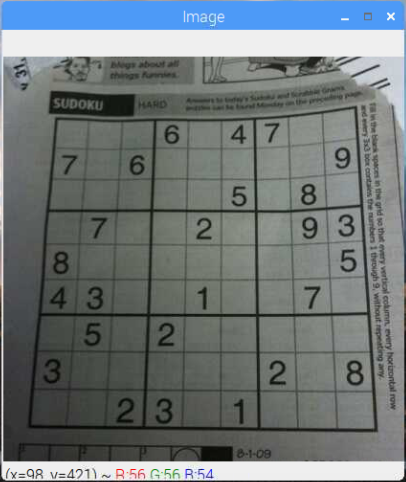
#> input picture assignment1-img&vid-manipulations/sudoku.png, 406 x 482 px
$ python assignment1-geometric-transformations.py
#> lines starting #> are read from the running program, lines starting #| are printed output that depends on the picture
import numpy as np
import cv2 as cv
import matplotlib.pyplot as plt


img = cv.imread('sudoku.png')
#> img is the input picture: shape (482, 406, 3); mean B, G, R 121.1, 119.3, 111.4
assert img is not None, "file could not be read, check with os.path.exists()"
rows, cols, ch = img.shape
#> rows = 482; cols = 406; ch = 3


# Scaling
scaled_img = cv.resize(img, None, fx=2, fy=2, interpolation=cv.INTER_CUBIC)

# OR

height, width = img.shape[:2]
#> height = 482; width = 406
scaled_img = cv.resize(img, (3*width, 2*height), interpolation=cv.INTER_CUBIC)
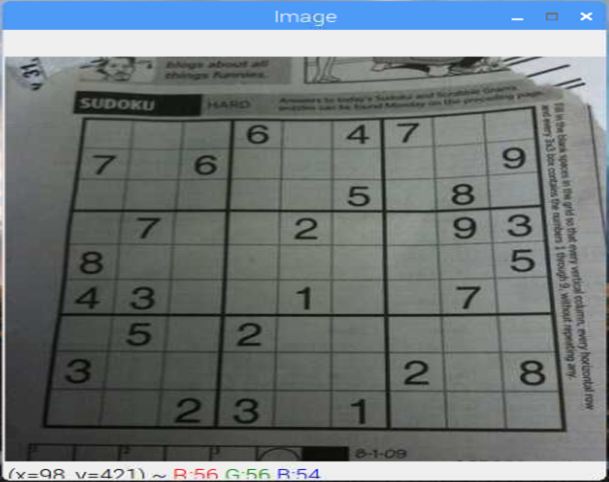
#> scaled_img: shape (964, 1218, 3) (shown at 1/2 size); mean B, G, R 121.1, 119.3, 111.4


# Translation
M = np.float32([[1, 0, 100], [0, 1, 50]])
translated_img = cv.warpAffine(img, M, (cols, rows))
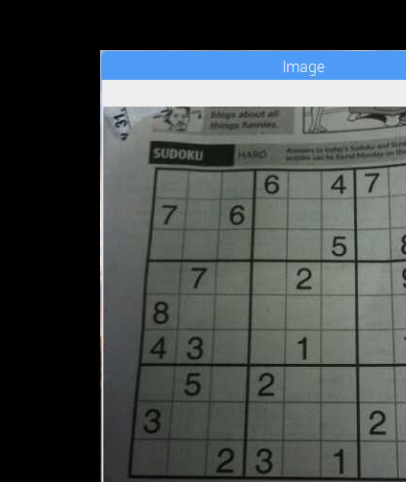
#> translated_img: shape (482, 406, 3); mean B, G, R 75.9, 74.9, 68.9

# Rotation
# cols-1 and rows-1 are the coordinate limits.
M = cv.getRotationMatrix2D(((cols-1)/2.0, (rows-1)/2.0), 90, 1)
rotated_img = cv.warpAffine(img, M, (cols, rows))
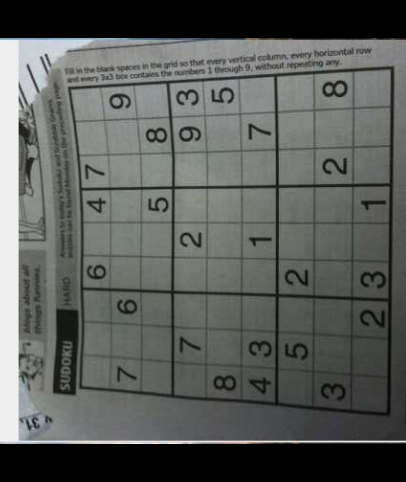
#> rotated_img: shape (482, 406, 3); mean B, G, R 90.3, 93.9, 90.5


# Affine Transformed
pts1 = np.float32([[50, 50], [200, 50], [50, 200]])
pts2 = np.float32([[10, 100], [200, 50], [100, 250]])

M = cv.getAffineTransform(pts1, pts2)

affine_transformed_img = cv.warpAffine(img, M, (cols, rows))
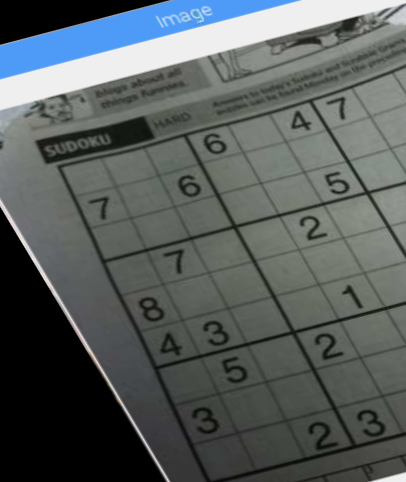
#> affine_transformed_img: shape (482, 406, 3); mean B, G, R 93.6, 94.1, 87.6


# Perspective Transformed
pts1 = np.float32([[59, 127], [356, 114], [33, 434], [378, 437]])
pts2 = np.float32([[0, 0], [300, 0], [0, 300], [300, 300]])

M = cv.getPerspectiveTransform(pts1, pts2)

perspective_transformed_img = cv.warpPerspective(img, M, (300, 300))
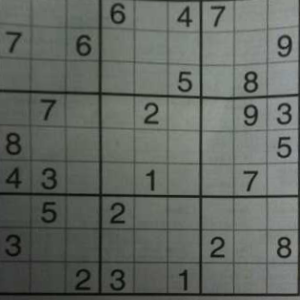
#> perspective_transformed_img: shape (300, 300, 3); mean B, G, R 98.3, 104.1, 99.3

plt.subplot(231), plt.imshow(img), plt.title('Original')
plt.subplot(232), plt.imshow(scaled_img), plt.title('Scaled')
plt.subplot(233), plt.imshow(translated_img), plt.title('Translated')
plt.subplot(234), plt.imshow(rotated_img), plt.title('Rotated')
plt.subplot(235), plt.imshow(
    affine_transformed_img), plt.title('Affine Transformed')
plt.subplot(236), plt.imshow(perspective_transformed_img), plt.title(
    'Perspective Transformed')

plt.show()
#> figure, not shown here; B, G, R data is drawn as R, G, B
